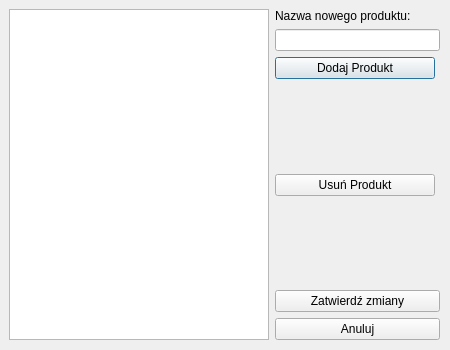
<?xml version="1.0" encoding="UTF-8"?>
<ui version="4.0">
 <class>manageProducts</class>
 <widget class="QDialog" name="manageProducts">
  <property name="geometry">
   <rect>
    <x>0</x>
    <y>0</y>
    <width>450</width>
    <height>350</height>
   </rect>
  </property>
  <property name="minimumSize">
   <size>
    <width>450</width>
    <height>350</height>
   </size>
  </property>
  <property name="maximumSize">
   <size>
    <width>450</width>
    <height>350</height>
   </size>
  </property>
  <property name="windowTitle">
   <string>Dialog</string>
  </property>
  <widget class="QWidget" name="horizontalLayoutWidget">
   <property name="geometry">
    <rect>
     <x>9</x>
     <y>9</y>
     <width>431</width>
     <height>331</height>
    </rect>
   </property>
   <layout class="QHBoxLayout" name="horizontalLayout">
    <item>
     <widget class="QListWidget" name="productListWidget">
      <property name="minimumSize">
       <size>
        <width>260</width>
        <height>0</height>
       </size>
      </property>
      <property name="maximumSize">
       <size>
        <width>250</width>
        <height>16777215</height>
       </size>
      </property>
     </widget>
    </item>
    <item>
     <layout class="QVBoxLayout" name="verticalLayout">
      <item>
       <widget class="QLabel" name="label">
        <property name="text">
         <string>Nazwa nowego produktu:</string>
        </property>
       </widget>
      </item>
      <item>
       <widget class="QLineEdit" name="newProductName"/>
      </item>
      <item>
       <widget class="QPushButton" name="addProduct">
        <property name="maximumSize">
         <size>
          <width>160</width>
          <height>16777215</height>
         </size>
        </property>
        <property name="text">
         <string>Dodaj Produkt</string>
        </property>
       </widget>
      </item>
      <item>
       <spacer name="verticalSpacer">
        <property name="orientation">
         <enum>Qt::Vertical</enum>
        </property>
        <property name="sizeHint" stdset="0">
         <size>
          <width>20</width>
          <height>40</height>
         </size>
        </property>
       </spacer>
      </item>
      <item>
       <widget class="QPushButton" name="removeProduct">
        <property name="maximumSize">
         <size>
          <width>160</width>
          <height>16777215</height>
         </size>
        </property>
        <property name="text">
         <string>Usuń Produkt</string>
        </property>
       </widget>
      </item>
      <item>
       <spacer name="verticalSpacer_2">
        <property name="orientation">
         <enum>Qt::Vertical</enum>
        </property>
        <property name="sizeHint" stdset="0">
         <size>
          <width>20</width>
          <height>40</height>
         </size>
        </property>
       </spacer>
      </item>
      <item>
       <widget class="QPushButton" name="acceptChanges">
        <property name="text">
         <string>Zatwierdź zmiany</string>
        </property>
       </widget>
      </item>
      <item>
       <widget class="QPushButton" name="cancelButton">
        <property name="text">
         <string>Anuluj</string>
        </property>
       </widget>
      </item>
     </layout>
    </item>
   </layout>
  </widget>
 </widget>
 <resources/>
 <connections/>
</ui>
